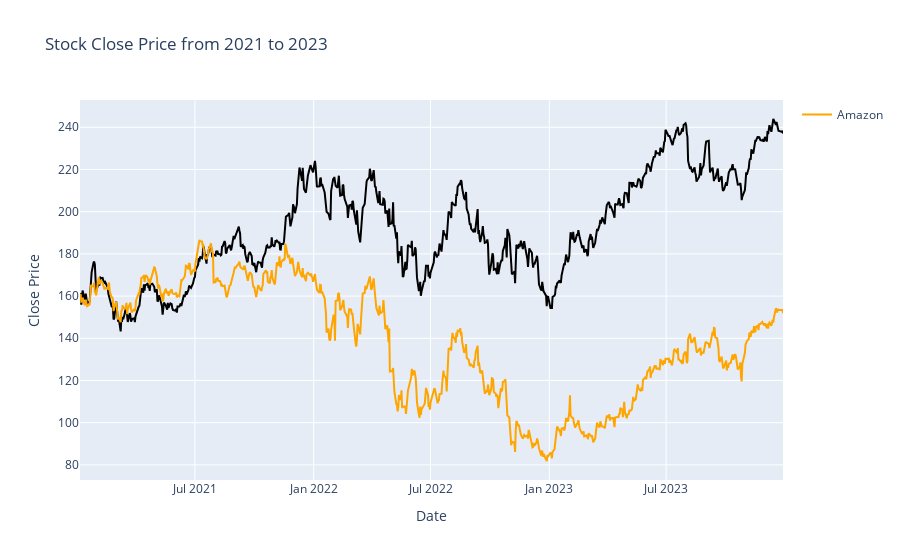

The cell this chart's notebook holds for it:
### Code cell
# plot prices normalized

fig = px.line(apple_filtered, x='Date', y='Close_NORM', title='Stock Close Price from 2021 to 2023')
fig.update_traces(line_color='black', name='Apple')
fig.add_scatter(x=amazon_filtered['Date'], y=amazon_filtered['Close'], mode='lines', line_color='orange', name='Amazon')

fig.update_xaxes(title='Date')
fig.update_yaxes(title='Close Price')

fig.show()

fig.write_image("prices/apple_amazon_prices.png")

### Figure 1 — Plotly figure (JSON) as saved in the notebook; plotly's stock layout.template omitted (floating-point values rounded to 4 significant figures; data arrays with more than 128 entries replaced by an {"elided": "..."} marker saying what was removed)
{"data": [{"hovertemplate": "Date=%{x}<br>Close_NORM=%{y}<extra></extra>", "legendgroup": "", "line": {"color": "black", "dash": "solid"}, "marker": {"symbol": "circle"}, "mode": "lines", "name": "Apple", "orientation": "v", "showlegend": false, "type": "scatter", "x": {"elided": "753 str values"}, "xaxis": "x", "y": {"elided": "753 float values"}, "yaxis": "y"}, {"line": {"color": "orange"}, "mode": "lines", "name": "Amazon", "type": "scatter", "x": {"elided": "753 str values"}, "y": {"elided": "753 float values"}}], "layout": {"legend": {"tracegroupgap": 0}, "title": {"text": "Stock Close Price from 2021 to 2023"}, "xaxis": {"anchor": "y", "domain": [0, 1], "title": {"text": "Date"}}, "yaxis": {"anchor": "x", "domain": [0, 1], "title": {"text": "Close Price"}}}}
